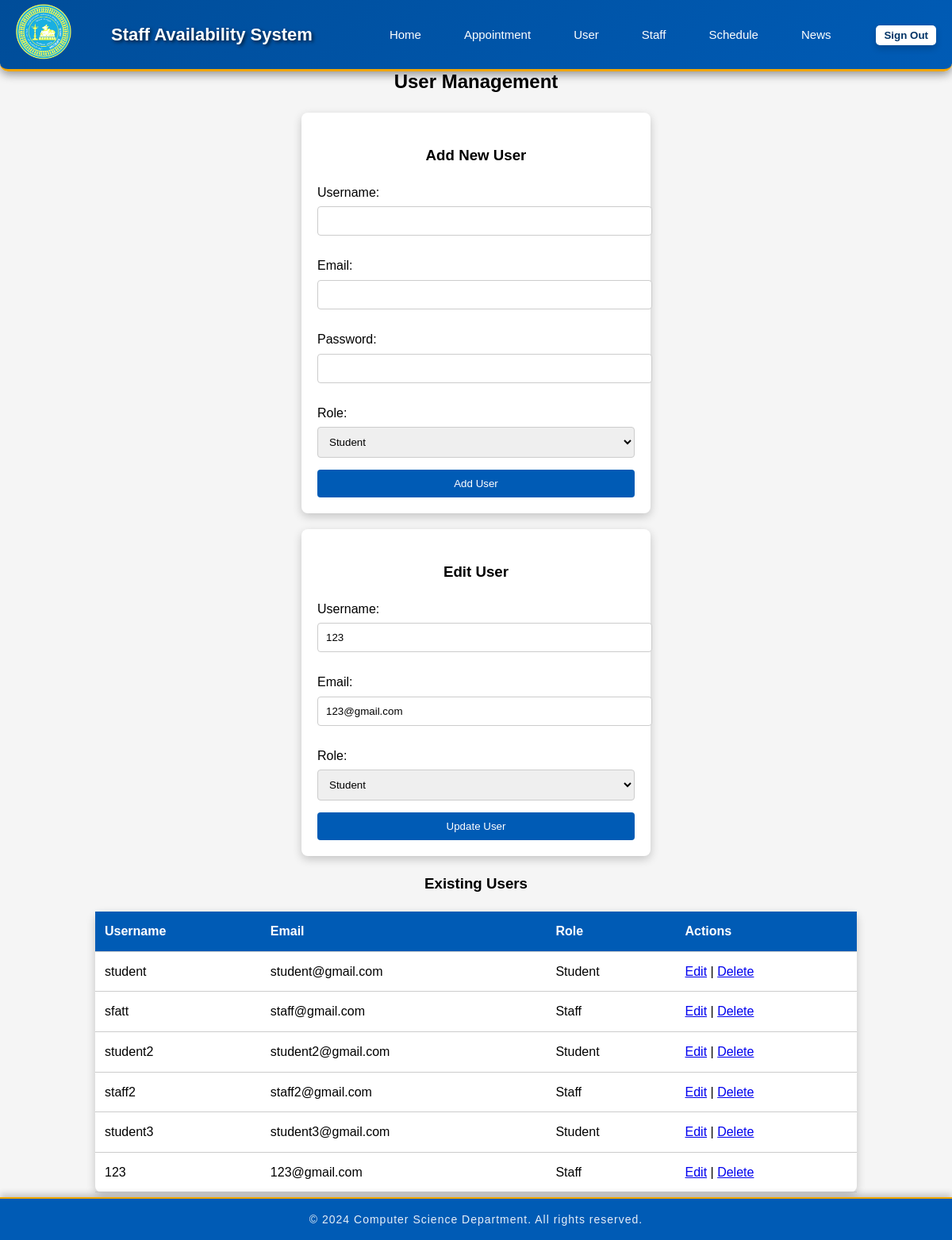
/page/userManagement.php?edit_id=117, run on the app's committed database.
### tables this page shows
CREATE TABLE `users` (
  `id` int(11) NOT NULL,
  `full_name` varchar(255) NOT NULL,
  `email` varchar(255) NOT NULL,
  `password` varchar(255) NOT NULL,
  `role` enum('Staff','Student','Admin') NOT NULL,
  `created_at` datetime DEFAULT current_timestamp()
);

### page/userManagement.php (the view, shortened to what this page needs)
<?php
$servername = "localhost";
$username = "csc210user";
$password = "CSC210!";
$database = "group6";
$conn = new mysqli($servername, $username, $password, $database);
$userQuery = "SELECT * FROM users";
$userResult = $conn->query($userQuery);
?>
<!DOCTYPE html>
<html lang="en">
<head>
    <link rel="stylesheet" href="../style/navbar.css">
    <link rel="stylesheet" href="../style/styleuserManagement.css">
    <link rel="stylesheet" href="https://cdnjs.cloudflare.com/ajax//libs/font-awesome/6.4.0/css/all.min.css"
/>
</head>
<body>
<header class="header" id="header">
    <div class="navbar">
        <div class="logo">
        <a href="Homeadmin.php"><img src="../media/department-logo.png" alt="Department Logo" /></a>
        </div>
        <h1>Staff Availability System</h1>
        <nav>
        <ul class="nav-list" id="dropdown-content">
                    <li><a href="Homeadmin.php">Home</a></li>
                    <li><a href="AppointmentManagement.php">Appointment</a></li>
                    <li><a href="userManagement.php">User</a></li>
                    <li><a href="staffManagement.php">Staff</a></li>
                    <li><a href="scheduleManagement.php">Schedule</a></li>
                    <li><a href="newsManagement.php">News</a></li>
                </ul>
        </nav>
        <form method="POST" action="userManagement.php" style="display: inline;">
            <button type="submit" name="sign_out" class="login-btn">Sign Out</button>
        </form>
    </div>
</header>
<h2>User Management</h2>
<form method="POST" action="userManagement.php" class="user-form">
    <h3>Add New User</h3>
    <label for="full_name">Username:</label>
    <input type="text" name="full_name" required id="full_name"><br>
    <label for="email">Email:</label>
    <input type="email" name="email" required id="email"><br>
    <label for="password">Password:</label>
    <input type="password" name="password" required id="password"><br>
    <label for="role">Role:</label>
    <select name="role" required id="role">
        <option value="student">Student</option>
    </select><br>
    <button type="submit" name="add_user">Add User</button>
</form>
<?php if (isset($_GET['edit_id'])):
    $edit_id = $_GET['edit_id'];
    $editQuery = "SELECT * FROM users WHERE id='$edit_id'";
    $editResult = $conn->query($editQuery);
    $editData = $editResult->fetch_assoc();
?>
<form method="POST" action="userManagement.php" class="user-form">
    <h3>Edit User</h3>
    <label for="edit_username">Username:</label>
    <input type="text" name="full_name" value="<?php echo $editData['full_name']; ?>" required id="edit_username"><br>
    <label for="edit_email">Email:</label>
    <input type="email" name="email" value="<?php echo $editData['email']; ?>" required id="edit_email"><br>
    <label for="edit_role">Role:</label>
    <select name="role" required id="edit_role">
        <option value="student" <?php if ($editData['role'] == 'student') echo 'selected'; ?>>Student</option>
    </select><br>
    <button type="submit" name="edit_user">Update User</button>
</form>
<?php endif; ?>
<h3><b>Existing Users</b></h3>
<table>
    <tr>
        <th>Username</th>
        <th>Email</th>
        <th>Role</th>
        <th>Actions</th>
    </tr>
    <?php while ($row = $userResult->fetch_assoc()): ?>
    <tr>
        <td><?php echo $row['full_name']; ?></td>
        <td><?php echo $row['email']; ?></td>
        <td><?php echo ucfirst($row['role']); ?></td>
        <td>
            <a href="userManagement.php?edit_id=<?php echo $row['id']; ?>">Edit</a> |
            <a href="userManagement.php?delete_id=<?php echo $row['id']; ?>" onclick="return confirm('Are you sure you want to delete this user?')">Delete</a>
        </td>
    </tr>
    <?php endwhile; ?>
</table>
<footer>
    <p>&copy; 2024 Computer Science Department. All rights reserved.</p>
</footer>
</body>
</html>

### style/navbar.css (style rules this page uses)
.header { position: fixed; width: 100%; top: 0; left: 0; z-index: 1000; transition: background-color 0.3s, box-shadow 0.3s; }
.navbar { display: flex; justify-content: space-between; align-items: center; background: linear-gradient(135deg, #004d99, #005bb5); padding: 0.3em 20px; color: white; box-shadow: 0 4px 12px rgba(0, 0, 0, 0.4); border-bottom: 3px solid #f0a500; border-radius: 0 0 10px 10px; }
.logo img { width: 70px; height: auto; transition: transform 0.3s; }
.navbar h1 { font-size: 22px; margin-left: 20px; font-weight: bold; text-shadow: 2px 2px 4px rgba(0, 0, 0, 0.7); }
.navbar ul { display: flex; margin-left: auto; }
.navbar ul li { list-style: none; margin: 0 15px; position: relative; }
.navbar ul li a { color: white; text-decoration: none; font-size: 15px; padding: 8px 12px; border-radius: 5px; transition: background-color 0.3s ease-in, color 0.3s ease-in, transform 0.3s ease-in; }
.login-btn { padding: 10px 20px; background-color: #f0a500; color: white; border: none; border-radius: 5px; cursor: pointer; transition: background-color 0.3s ease-in, transform 0.3s, box-shadow 0.3s; font-weight: bold; box-shadow: 0 4px 8px rgba(0, 0, 0, 0.2); }
body { font-family: 'Arial', sans-serif; margin: 0; padding: 0; background-color: #f5f5f5; line-height: 1.6; }
footer { background-color: #005bb5; color: #ffffff; padding: 15px 0; text-align: center; position: fixed; bottom: 0; width: 100%; box-shadow: 0 -4px 8px rgba(0, 0, 0, 0.2); border-top: 2px solid #f0a500; }
footer p { margin: 0; font-size: 14px; font-weight: 250; letter-spacing: 1px; opacity: 0.9; }

### style/styleuserManagement.css (style rules this page uses)
body { font-family: 'Arial', sans-serif; margin: 0; padding: 0; background-color: #f5f5f5; line-height: 1.6; }
.login-btn { background-color: #ffffff; color: #003366; border: none; padding: 5px 10px; border-radius: 5px; cursor: pointer; transition: background-color 0.3s; }
h3 { text-align: center; color: black; }
h2 { margin-top: 7%; text-align: center; color: black; }
.user-form { max-width: 400px; margin: 20px auto; padding: 20px; background-color: #fff; border-radius: 8px; box-shadow: 0 4px 12px rgba(0, 0, 0, 0.2); }
.user-form h3 { text-align: center; }
.user-form label { display: block; margin: 10px 0 5px; }
.user-form input, .user-form select { width: 100%; padding: 10px; margin-bottom: 15px; border: 1px solid #ccc; border-radius: 4px; }
.user-form button { width: 100%; padding: 10px; background-color: #005bb5; color: white; border: none; border-radius: 4px; cursor: pointer; transition: background-color 0.3s ease; }
table { width: 80%; margin-bottom: 5%; margin-top: 20px; margin-left: 10%; border-radius: 8px; border-collapse: collapse; background-color: #fff; box-shadow: 0 4px 12px rgba(0, 0, 0, 0.2); }
th, td { padding: 12px; text-align: left; border-bottom: 1px solid #ccc; }
th { background-color: #005bb5; color: white; }

### data on the page
users: full_name "123", email "123@gmail.com", role "Staff"
users: full_name "student", email "student@gmail.com", role "Student"
users: full_name "sfatt", email "staff@gmail.com", role "Staff"
users: full_name "student2", email "student2@gmail.com", role "Student"
users: full_name "staff2", email "staff2@gmail.com", role "Staff"
users: full_name "student3", email "student3@gmail.com", role "Student"
